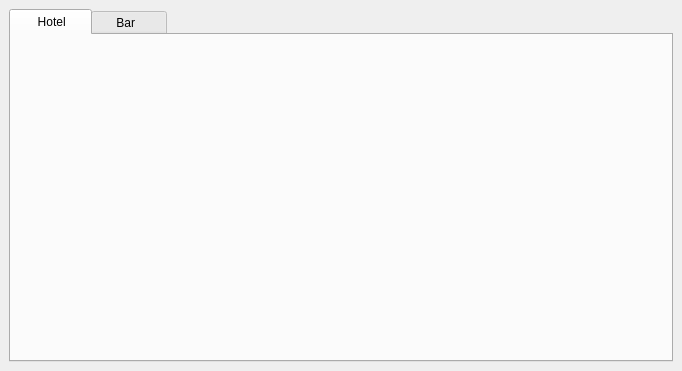
<?xml version="1.0" encoding="UTF-8"?>
<ui version="4.0">
 <class>Cashier</class>
 <widget class="QMainWindow" name="Cashier">
  <property name="geometry">
   <rect>
    <x>0</x>
    <y>0</y>
    <width>682</width>
    <height>371</height>
   </rect>
  </property>
  <property name="windowTitle">
   <string>MainWindow</string>
  </property>
  <property name="windowIcon">
   <iconset resource="images.qrc">
    <normaloff>:/images/logo.png</normaloff>:/images/logo.png</iconset>
  </property>
  <property name="styleSheet">
   <string notr="true">background-image: url(:/images/back.jpeg);</string>
  </property>
  <widget class="QWidget" name="centralwidget">
   <property name="autoFillBackground">
    <bool>false</bool>
   </property>
   <layout class="QVBoxLayout" name="verticalLayout">
    <item>
     <widget class="QTabWidget" name="gridTabWidget">
      <property name="currentIndex">
       <number>0</number>
      </property>
      <widget class="QWidget" name="tabHotel">
       <attribute name="title">
        <string>     Hotel    </string>
       </attribute>
       <layout class="QGridLayout" name="gridLayout_3">
        <item row="0" column="0">
         <layout class="QVBoxLayout" name="verticalLayout_4"/>
        </item>
        <item row="0" column="1" rowspan="3">
         <layout class="QHBoxLayout" name="horizontalLayout_3"/>
        </item>
        <item row="1" column="0">
         <layout class="QVBoxLayout" name="verticalLayout_5"/>
        </item>
        <item row="2" column="0">
         <layout class="QHBoxLayout" name="horizontalLayout_4"/>
        </item>
       </layout>
      </widget>
      <widget class="QWidget" name="tabBar">
       <property name="sizePolicy">
        <sizepolicy hsizetype="Preferred" vsizetype="Maximum">
         <horstretch>0</horstretch>
         <verstretch>0</verstretch>
        </sizepolicy>
       </property>
       <attribute name="title">
        <string>    Bar      </string>
       </attribute>
       <layout class="QGridLayout" name="gridLayout_2">
        <item row="0" column="0">
         <layout class="QGridLayout" name="gridLayout">
          <item row="2" column="0">
           <layout class="QHBoxLayout" name="horizontalLayout">
            <item>
             <widget class="QWidget" name="widget_4" native="true"/>
            </item>
           </layout>
          </item>
          <item row="0" column="0">
           <layout class="QVBoxLayout" name="verticalLayout_2">
            <item alignment="Qt::AlignHCenter">
             <widget class="QWidget" name="widget_2" native="true"/>
            </item>
           </layout>
          </item>
          <item row="0" column="3">
           <widget class="QColumnView" name="columnView">
            <property name="sizePolicy">
             <sizepolicy hsizetype="Expanding" vsizetype="Fixed">
              <horstretch>0</horstretch>
              <verstretch>0</verstretch>
             </sizepolicy>
            </property>
           </widget>
          </item>
          <item row="1" column="0">
           <layout class="QVBoxLayout" name="verticalLayout_3">
            <item alignment="Qt::AlignHCenter">
             <widget class="QWidget" name="widget_3" native="true"/>
            </item>
           </layout>
          </item>
          <item row="0" column="4" rowspan="3">
           <layout class="QHBoxLayout" name="horizontalLayout_2">
            <item alignment="Qt::AlignHCenter">
             <widget class="QWidget" name="widget" native="true"/>
            </item>
           </layout>
          </item>
          <item row="0" column="1">
           <widget class="QTableView" name="tableView">
            <property name="sizePolicy">
             <sizepolicy hsizetype="Expanding" vsizetype="Fixed">
              <horstretch>0</horstretch>
              <verstretch>0</verstretch>
             </sizepolicy>
            </property>
           </widget>
          </item>
          <item row="1" column="1">
           <widget class="QColumnView" name="columnView_2"/>
          </item>
          <item row="1" column="3">
           <widget class="QColumnView" name="columnView_3"/>
          </item>
         </layout>
        </item>
       </layout>
      </widget>
     </widget>
    </item>
   </layout>
  </widget>
 </widget>
 <resources>
  <include location="images.qrc"/>
 </resources>
 <connections/>
</ui>
